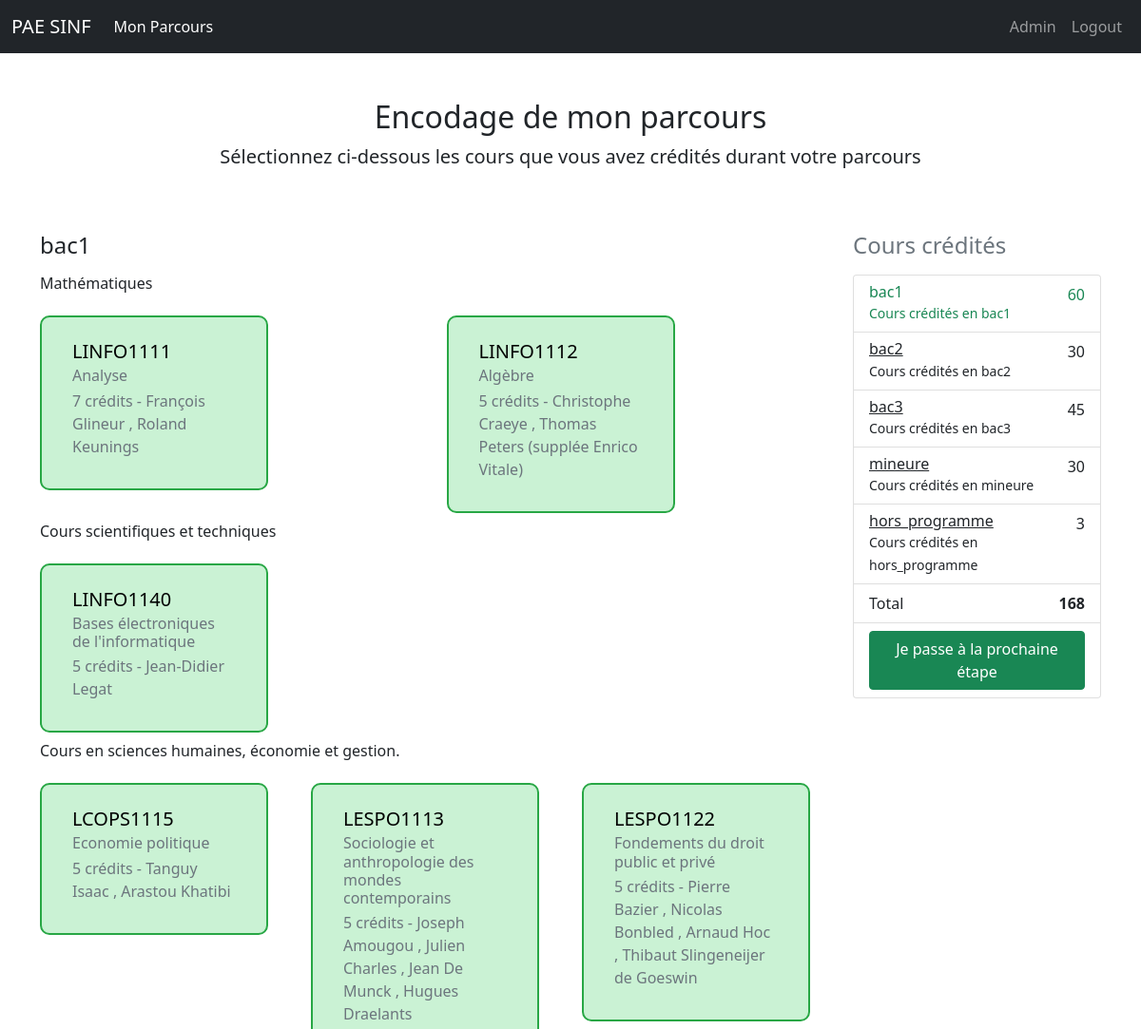
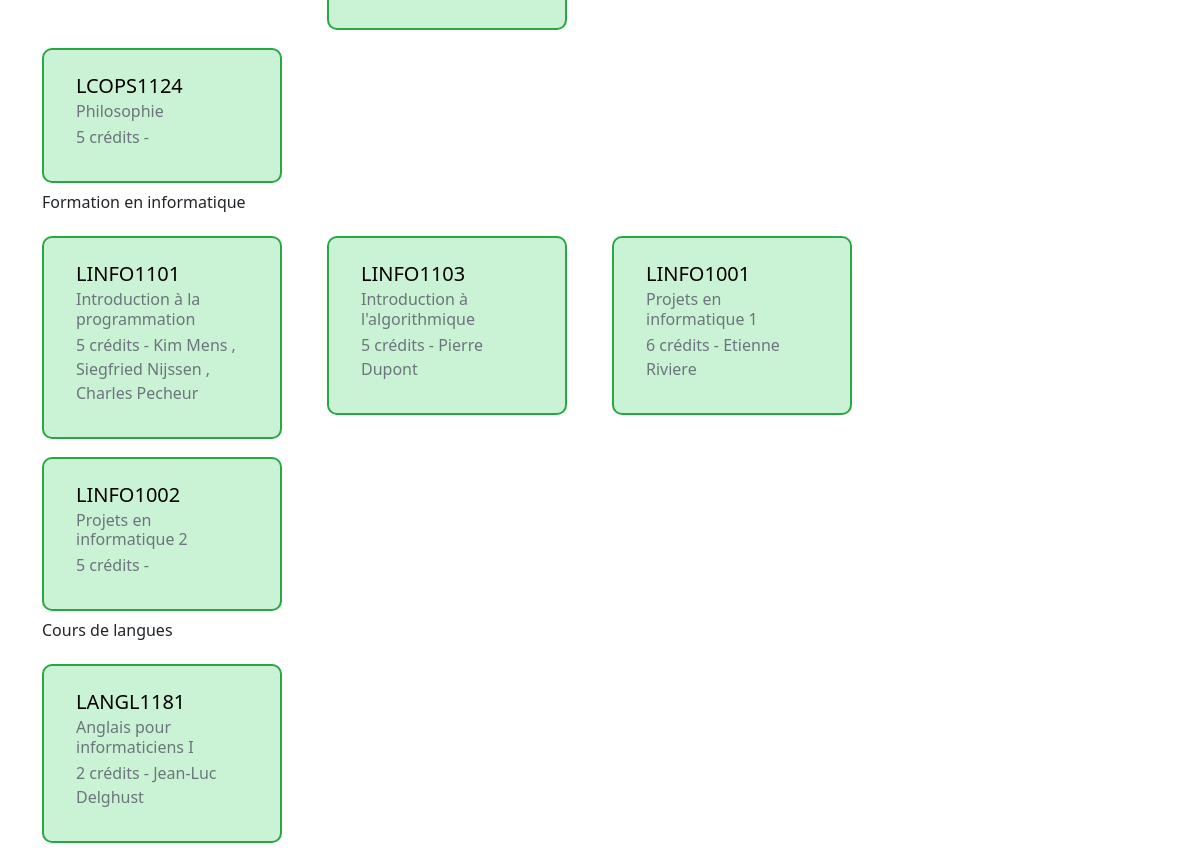
Page /encodage/bac1 (signed in) on the committed database (2 pictures, top to bottom).
### app/encodage/models.py (models this page shows, shortened)
class SucceededCourse(db.Model):
    id = db.Column(db.Integer, primary_key=True)
    username = db.Column(db.String(20), nullable=False)
    course_acronym = db.Column(db.String(10), nullable=False)
    course_title = db.Column(db.String(150), nullable=False)
    bloc = db.Column(db.String(10), nullable=False)
    cts = db.Column(db.Integer(), nullable=False)
    other_out_program = db.Column(db.Boolean(), nullable=False, default=False)
    other_minor = db.Column(db.Boolean(), nullable=False, default=False)
    def build_user_cts_dict(username):
        courses = SucceededCourse.query.filter_by(username=username).all()
        cts = {"bac1":0, "bac2":0, "bac3":0, "mineure":0, "hors_programme":0}
        for course in courses:
            cts[course.bloc] += course.cts
        return cts

### app/encodage/controllers.py (the view, shortened to what this page needs)
@mod_encodage.route("/<year>")
@login_required
def bac(year):
    prev_courses_object = SucceededCourse.query.filter_by(username=current_user.username, bloc=year).all()
    prev_courses = list(map(lambda x: x.course_acronym, prev_courses_object))
    user_cts = SucceededCourse.build_user_cts_dict(current_user.username)
    if year == "mineure" and current_user.minor != "appsinf":
        return render_template("encodage/index.html", current_user=current_user, title="Mon parcours", year=year, data=program_json[year], prev_courses=prev_courses_object, user_cts=user_cts, available_endpoints=available_endpoints)
    return render_template("encodage/index.html", current_user=current_user, title="Mon parcours", year=year, data=program_json[year], prev_courses=prev_courses, user_cts=user_cts, available_endpoints=available_endpoints)

### app/auth/models.py (called while the page is built)
@login_manager.user_loader
def load_user(user_id):
    return User.query.get(int(user_id))

### app/templates/encodage/index.html (shortened to what this page needs)
{% extends 'base.html' %}
{% import 'sidebar.html' as sidebar %}
{% import 'dynamicTable.html' as dynamicTable %}
{% block content %}
<div class="container">
  <div class="py-5 text-center">
    <h2>Encodage de mon parcours</h2>
    <p class="lead">Sélectionnez ci-dessous les cours que vous avez crédités durant votre parcours</p>
  </div>
  <div class="row">
    {{ sidebar.sidebar(year,available_endpoints, user_cts) }}
    <div class="col-md-9 order-md-1">
      <h4 class="mb-3" id="title">{{year}}</h4>
      <form id="courseForm" method="post" >
        <div class="row">
          {% if data %}
            {% for category in data %}
              <h6 class="my-0 mb-3">{{category}}</h6>
              {% for sigle in data[category]["course"] %}
                <div class="boxed-check-group boxed-check-success col mt-2"">
                  <label class="boxed-check">
                        <div class="boxed-check-label card" style="width: 15rem;">
                          <div class="card-body">
                            <h5 class="card-title">{{sigle}}</h5>
                            <h6 class="card-subtitle mb-2 text-muted">{{ data[category]["course"][sigle]["name"]}}</h6>
                            <p class="card-subtitle mb-2 text-muted">{{ data[category]["course"][sigle]["cts"]}} crédits - {{ data[category]["course"][sigle]["teachers"]}}</h6>
                          </div>
                        </div>
                        </label>
                </div>
                {% endfor %}
            {% endfor %}
          {% endif %}
        </div>
      </form>
    </div>
</div>
{% endblock %}

### app/templates/sidebar.html
{% macro sidebar(year, available_endpoints, user_cts) -%}
<div class="col-md-3 order-md-2 mb-4">
      <div class="position-md-fixed">
            <h4 class="d-flex justify-content-between align-items-center mb-3">
                  <span class="text-muted">Cours crédités</span>
            </h4>
            <ul class="list-group mb-3">
                  {% for endpoint in available_endpoints %}
                  <li class="list-group-item d-flex justify-content-between lh-condensed">
                        <div>
                              <div {% if year==endpoint %} class="text-success" {% endif %}>
                                    {% if year == endpoint %}
                                    <h6 class="my-0 text-success">{{endpoint}}</h6>
                                    {% else %}
                                    <h6 class="my-0">
                                          <h6 class="my-0"><a href="/encodage/{{endpoint}}"
                                                      class="link-dark">{{endpoint}}</a></h6>
                                          {% endif %}
                                          <small {% if year==endpoint %} class="text-success" {% endif %}>Cours crédités
                                                en {{endpoint}}</small>
                              </div>
                        </div>
                        {% if year == endpoint %}
                        <span class="text-success" id="{{endpoint}}">0</span>
                        {% else %}
                        <span id="{{endpoint}}">{{user_cts[endpoint]}}</span>
                        {% endif %}
                  </li>
                  {% endfor %}
                  <li class="list-group-item d-flex justify-content-between">
                        <span>Total</span>
                        <strong id="Total">0</strong>
                  </li>
                  <li class="list-group-item d-flex justify-center">
                        {% if year %}
                        <button type="submit" form="courseForm" id="submitForm" class="btn btn-success">Je passe à la
                              prochaine étape</button>
                        {% else %}
                        <a href="{{url_for('pae.pae')}}" class="btn btn-success">Je confirme mon parcours et j'encode mon PAE</a>
                        {% endif%}
                  </li>
            </ul>
      </div>
</div>
{%- endmacro %}

### rows in the picture
SucceededCourse: bloc "hors_programme", cts "3"
SucceededCourse: course_acronym "LINFO1111", course_title "Analyse", cts "7", data "François Glineur , Roland Keunings"
SucceededCourse: course_acronym "LINFO1112", course_title "Algèbre", cts "5", data "Christophe Craeye , Thomas Peters (supplée Enrico Vitale)"
SucceededCourse: course_acronym "LINFO1140", course_title "Bases électroniques de l'informatique", cts "5", data "Jean-Didier Legat"
SucceededCourse: course_acronym "LCOPS1115", course_title "Economie politique", cts "5", data "Tanguy Isaac , Arastou Khatibi"
SucceededCourse: course_acronym "LESPO1113", course_title "Sociologie et anthropologie des mondes contemporains", cts "5", data "Joseph Amougou , Julien Charles , Jean De Munck , Hugues Draelants"
SucceededCourse: course_acronym "LESPO1122", course_title "Fondements du droit public et privé", cts "5", data "Pierre Bazier , Nicolas Bonbled , Arnaud Hoc , Thibaut Slingeneijer de Goeswin"
SucceededCourse: course_acronym "LCOPS1124", course_title "Philosophie", cts "5"
SucceededCourse: course_acronym "LINFO1101", course_title "Introduction à la programmation", cts "5", data "Kim Mens , Siegfried Nijssen , Charles Pecheur"
SucceededCourse: course_acronym "LINFO1103", course_title "Introduction à l'algorithmique", cts "5", data "Pierre Dupont"
SucceededCourse: course_acronym "LINFO1001", course_title "Projets en informatique 1", cts "6", data "Etienne Riviere"
SucceededCourse: course_acronym "LINFO1002", course_title "Projets en informatique 2", cts "5"
SucceededCourse: course_acronym "LANGL1181", course_title "Anglais pour informaticiens I", cts "2", data "Jean-Luc Delghust"

### other values in the picture
{{ endpoint }} "bac1"
{{ endpoint }} "bac1" "bac2" "bac3" "mineure"
{{ endpoint }} "bac2" "bac3" "mineure"
{{ user_cts[endpoint] }} "30" "45" "30"
{{ year }} "bac1"
{{ category }} "Mathématiques" "Cours scientifiques et techniques" "Cours en sciences humaines, économie et gestion." "Formation en informatique" "Cours de langues"
